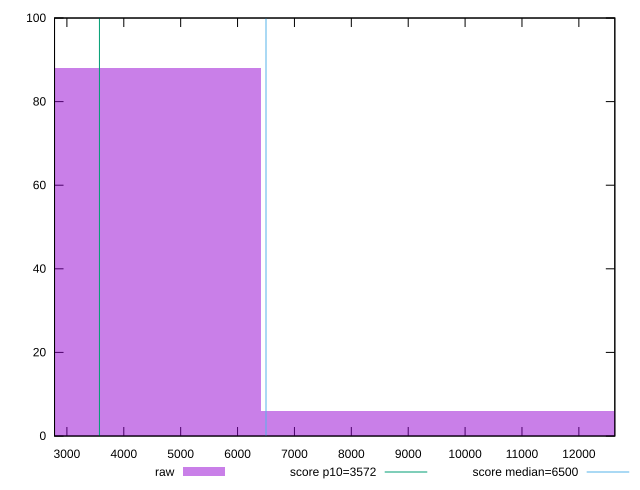

Source code (gnuplot):
reset

$raw <<EOF
4276.880490533203 88
8553.760981066405 6
12830.641471599607 6
EOF

set key outside below
set boxwidth 4276.880490533203
set xrange [2782.5210000000006:12632.19]
set yrange [0:100]
set trange [0:100]
set style fill transparent solid 0.5 noborder

set parametric
set terminal svg size 640, 490 enhanced background rgb 'white'
set output "report_00011_2021-02-09T10:53:21.242Z/first-cpu-idle/samples/pages/raw/histogram.svg"

plot $raw title "raw" with boxes, \
     3572,t title "score p10=3572", \
     6500,t title "score median=6500"

reset
